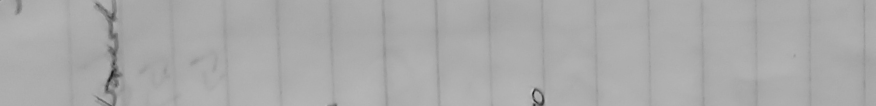
#> input picture train/lines/20250930_122218_line01.png, 1751 x 212 px (shown at 1/2 size); its folder holds only this picture in this run
$ python normalize_lines_orientation.py
#> lines starting #> are read from the running program, lines starting #| are printed output that depends on the picture; after the words box and inside, x2 and y2 are one past the last pixel; in counts of white or black regions, pixels touching at a corner belong together
### src/preprocessing.py
"""Image preprocessing utilities for handwriting OCR."""
from __future__ import annotations

from dataclasses import dataclass
from pathlib import Path
from typing import Union

import cv2
import numpy as np
from PIL import Image, ExifTags, ImageOps

import logging


PathLike = Union[str, Path]


@dataclass
class OrientationOptions:
    """Configuration for :func:`normalize_page_orientation`."""

    max_skew: float = 25.0
    force_landscape: bool = True
    force_upright: bool = True


@dataclass(init=False)
class OrientationResult:
    """Metadata describing how an image was normalized."""

    applied: bool = False
    angle: float = 0.0
    rotated_quadrants: int = 0
    flipped: bool = False
    original_width: int = 0
    original_height: int = 0
    normalized_width: int = 0
    normalized_height: int = 0

    def __init__(
        self,
        *,
        applied: bool = False,
        angle: float = 0.0,
        rotated_quadrants: int = 0,
        flipped: bool = False,
        original_width: int = 0,
        original_height: int = 0,
        normalized_width: int = 0,
        normalized_height: int = 0,
        width: int | None = None,
        height: int | None = None,
    ) -> None:
        if width is not None:
            original_width = width
        if height is not None:
            original_height = height
        self.applied = applied
        self.angle = angle
        self.rotated_quadrants = rotated_quadrants
        self.flipped = flipped
        self.original_width = original_width
        self.original_height = original_height
        self.normalized_width = normalized_width or original_width
        self.normalized_height = normalized_height or original_height

    # [66 lines left out: functions width, height, denormalize_coordinates, not called in this run]


def _estimate_skew_angle(gray: np.ndarray) -> float:
    blurred = cv2.GaussianBlur(gray, (3, 3), 0)
    _, thresh = cv2.threshold(
        blurred, 0, 255, cv2.THRESH_BINARY + cv2.THRESH_OTSU
    )
    inverted = cv2.bitwise_not(thresh)
    coords = cv2.findNonZero(inverted)
    if coords is None or len(coords) < 100:
        return 0.0
    rect = cv2.minAreaRect(coords)
    angle = rect[-1]
    if angle < -45:
        angle += 90
    return angle


# [20 lines left out: function _rotate_image, not called in this run]


def _should_flip_vertical(gray: np.ndarray) -> bool:
    if gray.ndim == 3:
        gray = cv2.cvtColor(gray, cv2.COLOR_RGB2GRAY)
    height = gray.shape[0]
    if height < 4:
        return False
    ink = 255 - gray
    midpoint = height // 2
    top = float(np.sum(ink[:midpoint]))
    bottom = float(np.sum(ink[midpoint:]))
    if bottom == 0:
        return False
    return top > bottom * 1.15


def normalize_page_orientation(
    image: Image.Image,
    *,
    options: OrientationOptions | None = None,
) -> tuple[Image.Image, OrientationResult]:
    """Return ``image`` with deskew/orientation normalization applied."""

    opts = options or OrientationOptions()
    prepared = ImageOps.exif_transpose(image)
    array = np.array(prepared)
    result = OrientationResult(
        applied=False,
        original_width=array.shape[1],
        original_height=array.shape[0],
        normalized_width=array.shape[1],
        normalized_height=array.shape[0],
    )

    if array.ndim == 2:
        gray = array
    else:
        gray = cv2.cvtColor(array, cv2.COLOR_RGB2GRAY)

    angle = _estimate_skew_angle(gray)
    if opts.max_skew > 0 and abs(angle) <= opts.max_skew and abs(angle) >= 0.3:
        array = _rotate_image(array, angle)
        gray = cv2.cvtColor(array, cv2.COLOR_RGB2GRAY)
        result.angle = angle
        result.applied = True

    if opts.force_landscape and array.shape[0] > array.shape[1] * 1.1:
        array = np.rot90(array, 1)
        gray = cv2.cvtColor(array, cv2.COLOR_RGB2GRAY)
        result.rotated_quadrants = (result.rotated_quadrants + 1) % 4
        result.applied = True

    if opts.force_upright and _should_flip_vertical(gray):
        array = np.rot90(array, 2)
        result.rotated_quadrants = (result.rotated_quadrants + 2) % 4
        result.flipped = True
        result.applied = True

    result.normalized_width = array.shape[1]
    result.normalized_height = array.shape[0]
    normalized = Image.fromarray(array)
    return normalized, result


def load_normalized_image(
    image_path: PathLike, *, options: OrientationOptions | None = None
) -> tuple[Image.Image, OrientationResult]:
    """Load ``image_path`` and apply :func:`normalize_page_orientation`."""

    image_path = Path(image_path)
    with Image.open(image_path) as src:
        normalized, meta = normalize_page_orientation(src, options=options)
        return normalized.copy(), meta


# [106 lines left out: function preprocess_image, not called in this run]

### scripts/normalize_lines_orientation.py
import sys
from pathlib import Path

ROOT = Path(__file__).resolve().parents[1]
if str(ROOT) not in sys.path:
    sys.path.append(str(ROOT))

try:  # pragma: no cover - script usage only
    from src.preprocessing import OrientationOptions, load_normalized_image
except ImportError:  # pragma: no cover
    from preprocessing import OrientationOptions, load_normalized_image

def normalize(folder: Path) -> None:
    options = OrientationOptions()
    for p in folder.glob("*.png"):
        try:
            normalized, meta = load_normalized_image(p, options=options)
#> in load_normalized_image, src is the input picture: PIL image 1751x212 L; min 19, max 200, mean 169.5
#> in _estimate_skew_angle, `_, thresh = cv2.threshold( blurred, 0, 255, cv2.THRESH_BINARY + cv2.TH..`:
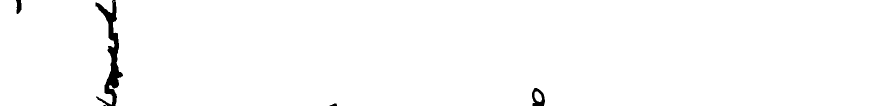
#> thresh: shape (212, 1751) (shown at 1/2 size); 98.8% white; 5 black regions (1 under 20 px), largest, box (x1, y1, x2, y2) and area: (191, 0, 246, 212) 3570, (1064, 176, 1090, 212) 512, (32, 0, 43, 28) 235, (659, 207, 674, 212) 50
#> in _estimate_skew_angle, `inverted = cv2.bitwise_not(thresh)`:
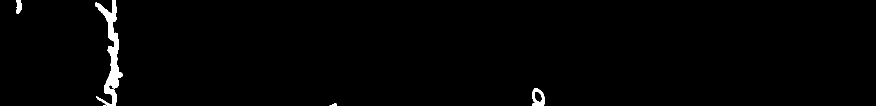
#> inverted: shape (212, 1751) (shown at 1/2 size); 1.2% white; 5 white regions (1 under 20 px), largest, box (x1, y1, x2, y2) and area: (191, 0, 246, 212) 3570, (1064, 176, 1090, 212) 512, (32, 0, 43, 28) 235, (659, 207, 674, 212) 50
#> in _estimate_skew_angle, `coords = cv2.findNonZero(inverted)`: coords = contour of 4376 points, box (x1, y1, x2, y2) (32, 0, 1090, 212), area 58212
#> in _estimate_skew_angle, `rect = cv2.minAreaRect(coords)`: rect = ((560.5, 105.5), (211, 1057), -90)
#> in _estimate_skew_angle, `angle = rect[-1]`: angle = -90
#> in _estimate_skew_angle, `angle += 90`: angle = 0
#> in _should_flip_vertical, `ink = 255 - gray`:
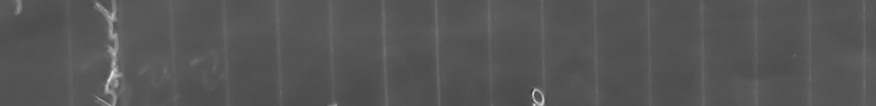
#> ink: shape (212, 1751) (shown at 1/2 size); min 55, max 236, mean 85.5
#> in _should_flip_vertical, `top = float(np.sum(ink[:midpoint]))`: top = 15996857
#> in _should_flip_vertical, `bottom = float(np.sum(ink[midpoint:]))`: bottom = 15728724
#> in normalize_page_orientation, `result.normalized_width = array.shape[1]`: result.normalized_width = 1751
            normalized.save(p)
            if meta.applied:
                print(f"Normalized {p.name} (angle={meta.angle:.2f}°)")
        except Exception as exc:
            print(f"Skip {p.name}: {exc}")

if __name__ == "__main__":
    target = Path(sys.argv[1]) if len(sys.argv) > 1 else Path("train/lines")
    normalize(target)

$ run again, on train/lines/20250930_122218_line05.png
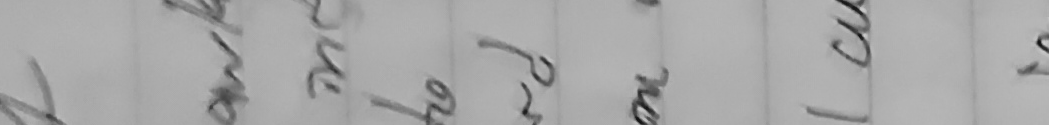
#> input picture train/lines/20250930_122218_line05.png, 1049 x 125 px
#> in load_normalized_image, src is the input picture: PIL image 1049x125 L; min 18, max 205, mean 168
#> in _estimate_skew_angle, `_, thresh = cv2.threshold( blurred, 0, 255, cv2.THRESH_BINARY + cv2.TH..`:
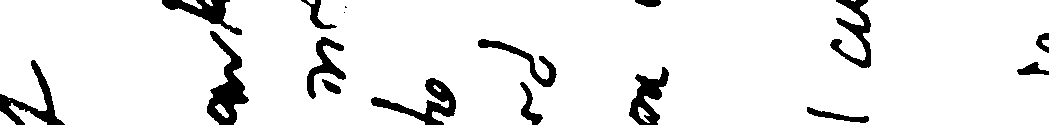
#> thresh: shape (125, 1049); 92% white; 17 black regions (2 under 20 px), largest, box (x1, y1, x2, y2) and area: (207, 31, 249, 125) 1643, (371, 78, 456, 125) 1280, (0, 60, 65, 125) 1118
#> coords = contour of 10454 points, box (x1, y1, x2, y2) (0, 0, 1049, 125), area 9064
#> rect = ((524, 62), (124, 1048), -90)
#> in _estimate_skew_angle, `angle = rect[-1]`: angle = -90
#> in _estimate_skew_angle, `angle += 90`: angle = 0
#> in _should_flip_vertical, `ink = 255 - gray`:
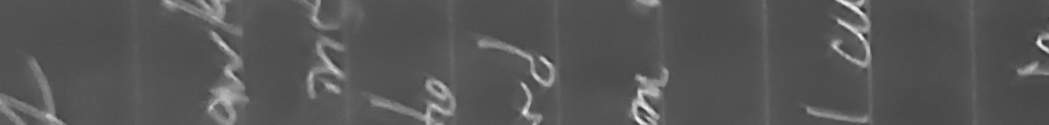
#> ink: shape (125, 1049); min 50, max 237, mean 87
#> top = 5512538
#> bottom = 5895120
#> result.normalized_width = 1049

$ run again, on train/lines/20250930_122218_line06.png
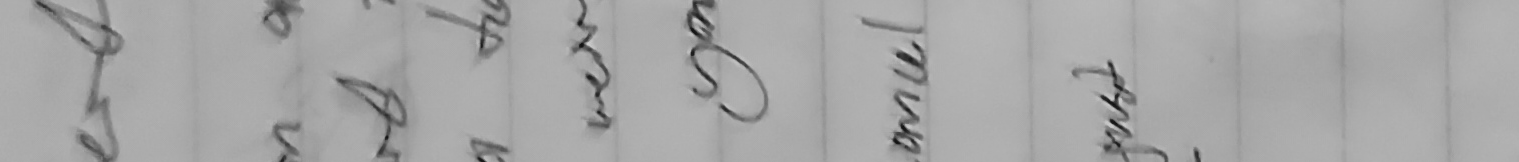
#> input picture train/lines/20250930_122218_line06.png, 1519 x 162 px
#> in load_normalized_image, src is the input picture: PIL image 1519x162 L; min 16, max 205, mean 166.2
#> in _estimate_skew_angle, `_, thresh = cv2.threshold( blurred, 0, 255, cv2.THRESH_BINARY + cv2.TH..`:
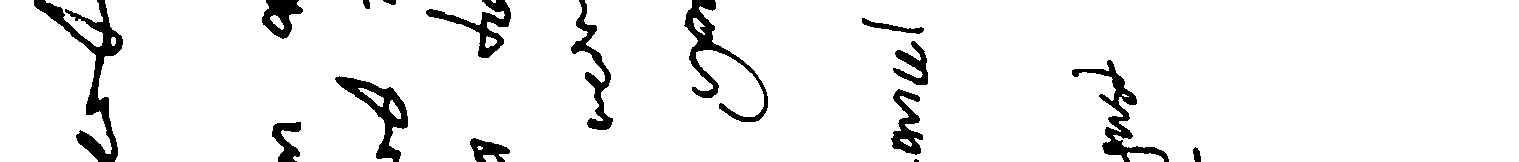
#> thresh: shape (162, 1519); 93.6% white; 16 black regions (1 under 20 px), largest, box (x1, y1, x2, y2) and area: (34, 0, 123, 162) 3041, (684, 0, 768, 122) 2036, (1072, 60, 1169, 162) 1857
#> coords = contour of 15788 points, box (x1, y1, x2, y2) (34, 0, 1201, 162), area 10659
#> rect = ((617, 80.5), (161, 1166), -90)
#> in _estimate_skew_angle, `angle = rect[-1]`: angle = -90
#> in _estimate_skew_angle, `angle += 90`: angle = 0
#> in _should_flip_vertical, `ink = 255 - gray`:
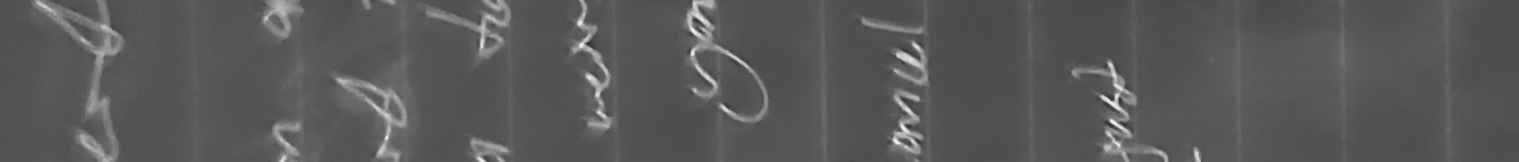
#> ink: shape (162, 1519); min 50, max 239, mean 88.8
#> top = 10859764
#> bottom = 10986963
#> result.normalized_width = 1519

$ run again, on train/lines/20250930_122218_line07.png
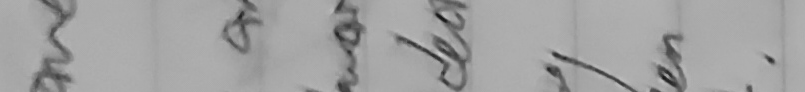
#> input picture train/lines/20250930_122218_line07.png, 805 x 92 px
#> in load_normalized_image, src is the input picture: PIL image 805x92 L; min 20, max 208, mean 161.6
#> in _estimate_skew_angle, `_, thresh = cv2.threshold( blurred, 0, 255, cv2.THRESH_BINARY + cv2.TH..`:
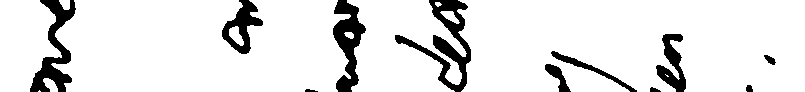
#> thresh: shape (92, 805); 89.4% white; 11 black regions, largest, box (x1, y1, x2, y2) and area: (395, 0, 471, 92) 1967, (30, 0, 76, 92) 1620, (333, 0, 366, 92) 1521
#> coords = contour of 7819 points, box (x1, y1, x2, y2) (30, 0, 776, 92), area 6047
#> rect = ((402.5, 45.5), (91, 745), -90)
#> in _estimate_skew_angle, `angle = rect[-1]`: angle = -90
#> in _estimate_skew_angle, `angle += 90`: angle = 0
#> in _should_flip_vertical, `ink = 255 - gray`:
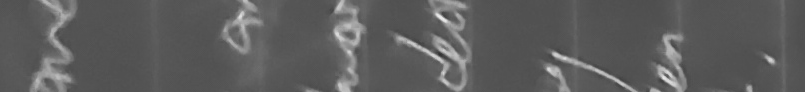
#> ink: shape (92, 805); min 47, max 235, mean 93.4
#> top = 3425457
#> bottom = 3490212
#> result.normalized_width = 805

$ run again, on train/lines/20250930_122218_line02.png
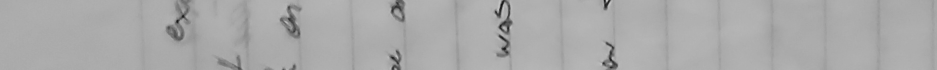
#> input picture train/lines/20250930_122218_line02.png, 1874 x 139 px (shown at 1/2 size)
#> in load_normalized_image, src is the input picture: PIL image 1874x139 L; min 15, max 204, mean 169.6
#> in _estimate_skew_angle, `_, thresh = cv2.threshold( blurred, 0, 255, cv2.THRESH_BINARY + cv2.TH..`:
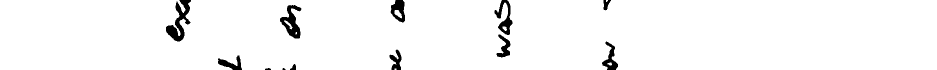
#> thresh: shape (139, 1874) (shown at 1/2 size); 97% white; 12 black regions (1 under 20 px), largest, box (x1, y1, x2, y2) and area: (332, 0, 382, 83) 1726, (560, 10, 603, 77) 1348, (989, 0, 1025, 70) 1045
#> coords = contour of 7686 points, box (x1, y1, x2, y2) (332, 0, 1236, 139), area 1717
#> rect = ((783.5, 69), (138, 903), -90)
#> in _estimate_skew_angle, `angle = rect[-1]`: angle = -90
#> in _estimate_skew_angle, `angle += 90`: angle = 0
#> in _should_flip_vertical, `ink = 255 - gray`:
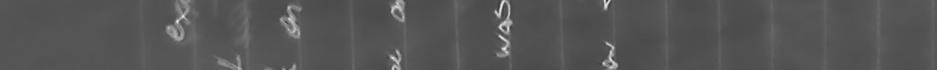
#> ink: shape (139, 1874) (shown at 1/2 size); min 51, max 240, mean 85.4
#> top = 11056300
#> bottom = 11186152
#> result.normalized_width = 1874
